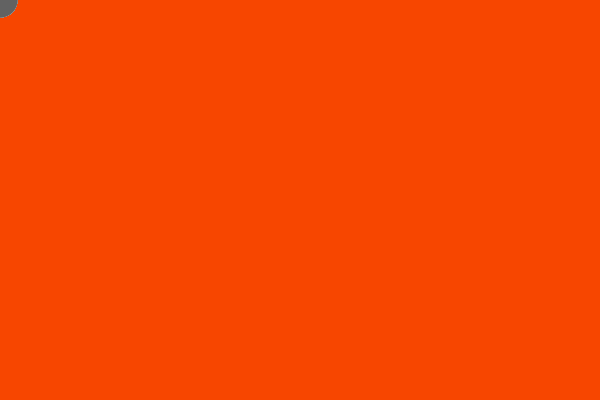
Frame 1 (no input)
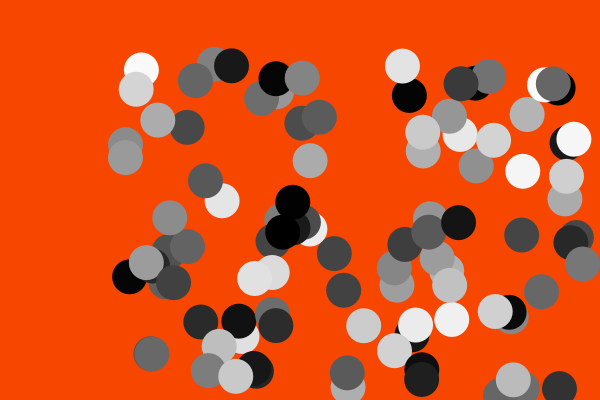
Frame 60 (the mouse pressed at the canvas centre just before this capture)
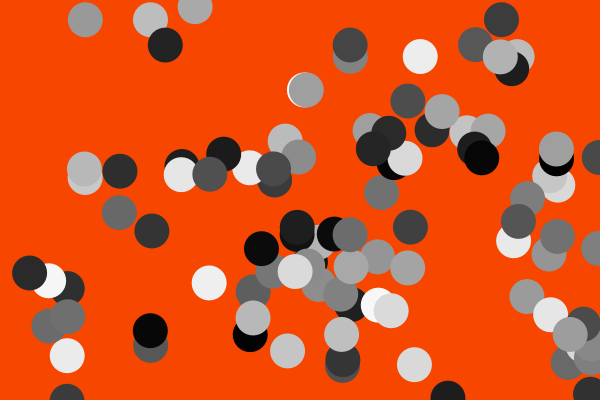
Frame 120 (the mouse held since frame 60 and released just before this capture)

The Processing sketch that drew these frames (run headless with seeded random() and noise(); from frame 60 on, the mouse is pressed at the canvas centre):

// Processing sketch: processing_44945
// ── processing_44945.pde

int r = 35;
float [] x = new float [100];
float [] y = new float [100];
float [] xspeed = new float [100];
float [] yspeed = new float [100];
 
 
void setup () {
 // frameRate (50);
  size (600,400);
//  smooth ();
  noStroke();
   
  int i = 0;
  while (i< x.length) { 
    x [i] = random (0,0);
    y [i] = random (0,0);
    xspeed [i] = random (2,10);
    yspeed [i] = random (1,7);
    i=i+1;
  }
}
   
 
void draw () {
 background (247,70,0);
   
int i=0;
 while ( i < x.length-1) {
      fill (random(0,255));
      noStroke();
      ellipse (x[i], y[i], r, r);
      stroke(30);
      i=i+1;
   }
    
i=0;
 while ( i < x.length-1) {
       x [i]  = x[i] + xspeed[i];
       y [i] = y[i] + yspeed[i];
         if ((x[i] > width) || (x[i] < 0)) {
    xspeed[i] = xspeed[i] * -1;   
  }
         if ((y [i]> height) || (y[i] < 0)) {
    yspeed[i] = yspeed[i] * -1;
  }
  i=i+1;
}
}
